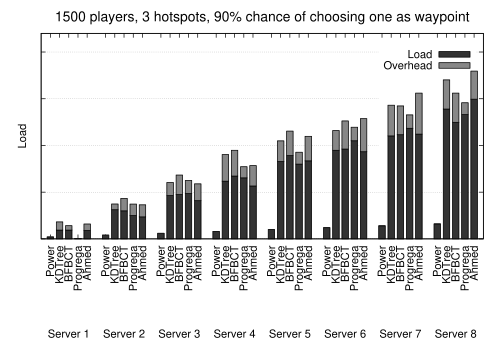

The gnuplot source for this figure:
set terminal postscript eps enhanced color solid lw 1 "Helvetica" 14
set encoding iso_8859_1
set title '1500 players, 3 hotspots, 90% chance of chosing one as waypoint'
set format y ""
set ylabel 'Load'
set autoscale
set grid
set output "distribution_1500_90.eps"
set grid noxtics nomxtics ytics nomytics noztics nomztics \
 nox2tics nomx2tics noy2tics nomy2tics nocbtics nomcbtics

set boxwidth 0.7 absolute
set style fill solid 1.0 border -1
set style histogram rowstacked title offset 0, -6
set style data histograms
set key height 2 noautotitles #spacing 5 nobox outside below horizontal

set xlabel  offset character 0, 5, 0 #font "" textcolor lt -1 norotate
set xtic rotate #by 90 border 100

set yrange [0:2200000]

set bmargin 10

plot newhistogram "Server 1", 'load_s1_1500_90.data' using 2:xtic(1) t "Load" lc rgb '#333333', '' using 3 t "Overhead" lc rgb '#888888', \
     newhistogram "Server 2", 'load_s2_1500_90.data' using 2:xtic(1) notitle lc rgb '#333333', '' using 3 notitle lc rgb '#888888', \
     newhistogram "Server 3", 'load_s3_1500_90.data' using 2:xtic(1) notitle lc rgb '#333333', '' using 3 notitle lc rgb '#888888', \
     newhistogram "Server 4", 'load_s4_1500_90.data' using 2:xtic(1) notitle lc rgb '#333333', '' using 3 notitle lc rgb '#888888', \
     newhistogram "Server 5", 'load_s5_1500_90.data' using 2:xtic(1) notitle lc rgb '#333333', '' using 3 notitle lc rgb '#888888', \
     newhistogram "Server 6", 'load_s6_1500_90.data' using 2:xtic(1) notitle lc rgb '#333333', '' using 3 notitle lc rgb '#888888', \
     newhistogram "Server 7", 'load_s7_1500_90.data' using 2:xtic(1) notitle lc rgb '#333333', '' using 3 notitle lc rgb '#888888', \
     newhistogram "Server 8", 'load_s8_1500_90.data' using 2:xtic(1) notitle lc rgb '#333333', '' using 3 notitle lc rgb '#888888'
